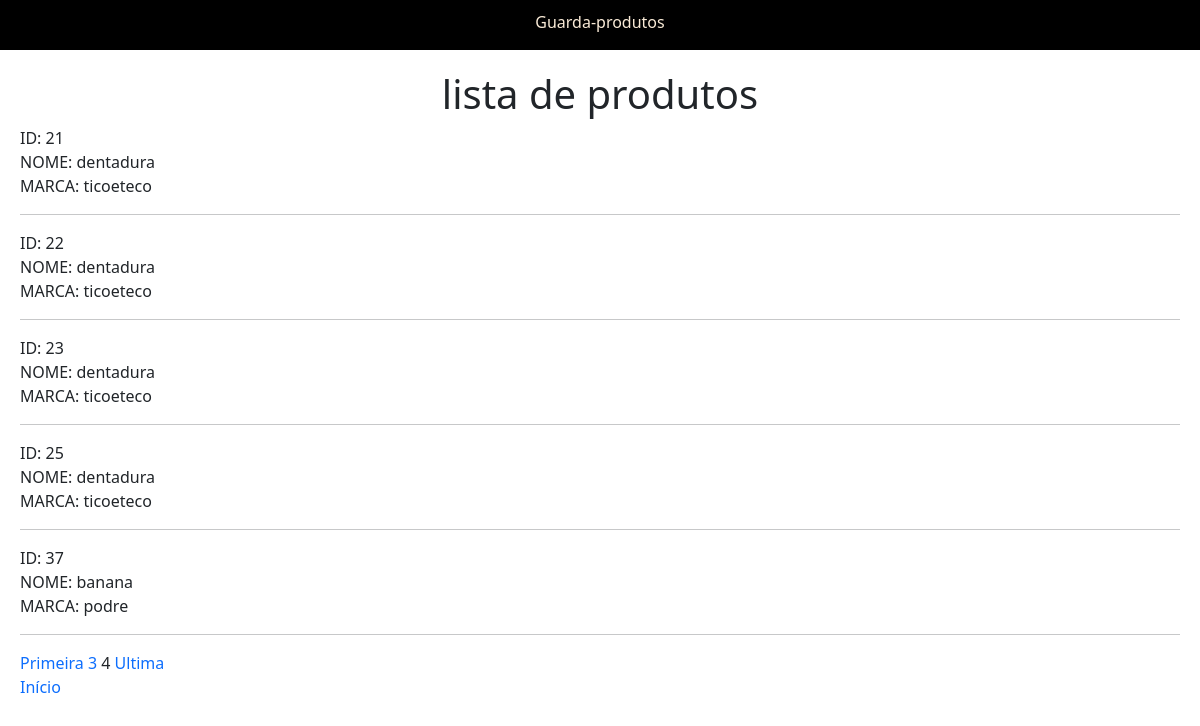
Page /mostrar-itens.php?pagina=4 on the committed database.
### tables this page shows
CREATE TABLE `produtos` (
  `produto_id` int(11) NOT NULL AUTO_INCREMENT,
  `produtos_nome` varchar(200) NOT NULL,
  `produtos_marca` varchar(200) NOT NULL,
  PRIMARY KEY (`produto_id`)
);

### mostrar-itens.php (the view, shortened to what this page needs)
<?php
include("header.php");
include("conexao.php");
?>
<body>
    <div class="itens">
    <h1 style="text-align: center;">lista de produtos</h1>
    <?php
    $pagina_atual = filter_input(INPUT_GET,'pagina',FILTER_SANITIZE_NUMBER_INT);
    $pagina = (!empty($pagina_atual)) ? $pagina_atual : 1 ;
    $qnt_result_pg = 5;
    $inicio = ($qnt_result_pg * $pagina)- $qnt_result_pg;
    $comando_produtos = "SELECT * FROM produtos LIMIT $inicio,$qnt_result_pg";
    $resultado_usuarios = mysqli_query($conexao,$comando_produtos);
    while($row_usuario = mysqli_fetch_assoc($resultado_usuarios)){
       echo "ID: " .$row_usuario ['produto_id']."<br>";
       echo "NOME: " .$row_usuario ['produtos_nome']."<br>";
       echo "MARCA: " .$row_usuario ['produtos_marca']."<br><hr>";
   }
   $comando_pg = "SELECT COUNT(produto_id) AS num_result FROM produtos";
   $resultado_pg = mysqli_query($conexao,$comando_pg);
   $row_pg = mysqli_fetch_assoc($resultado_pg);
   $quantidade_pg = ceil($row_pg['num_result']/$qnt_result_pg);
   $max_links = 1 ;
   echo "<a href='mostrar-itens.php?pagina=1'>Primeira</a>";
   for($pag_ant = $pagina - $max_links ; $pag_ant <= $pagina - 1 ; $pag_ant++){
       if($pag_ant >=1){
            echo "<a href='mostrar-itens.php?pagina=$pag_ant'> $pag_ant </a>";
        }
    }
   echo " $pagina ";
   echo "<a href='mostrar-itens.php?pagina=$quantidade_pg'>Ultima</a>"."<br>";
   echo "<a href='index.php'>Início</a>";
    ?>
    </div>
</body>

### style.css (style rules this page uses)
a { text-decoration: none; }
.itens { margin-top: 50px; padding: 20px; }

### rows in the picture
produtos: produto_id "21", produtos_nome "dentadura", produtos_marca "ticoeteco"
produtos: produto_id "22", produtos_nome "dentadura", produtos_marca "ticoeteco"
produtos: produto_id "23", produtos_nome "dentadura", produtos_marca "ticoeteco"
produtos: produto_id "25", produtos_nome "dentadura", produtos_marca "ticoeteco"
produtos: produto_id "37", produtos_nome "banana", produtos_marca "podre"

### other values in the picture
$pagina "4"
